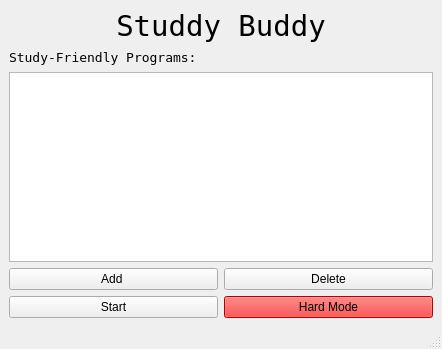
<?xml version="1.0" encoding="UTF-8"?>
<ui version="4.0">
 <class>MainWindow</class>
 <widget class="QMainWindow" name="MainWindow">
  <property name="geometry">
   <rect>
    <x>0</x>
    <y>0</y>
    <width>442</width>
    <height>349</height>
   </rect>
  </property>
  <property name="windowTitle">
   <string>Studdy Buddy</string>
  </property>
  <widget class="QWidget" name="centralwidget">
   <layout class="QGridLayout" name="gridLayout">
    <item row="0" column="0">
     <widget class="QLabel" name="title">
      <property name="font">
       <font>
        <family>Bitstream Vera Sans Mono</family>
        <pointsize>22</pointsize>
       </font>
      </property>
      <property name="layoutDirection">
       <enum>Qt::LeftToRight</enum>
      </property>
      <property name="text">
       <string>Studdy Buddy</string>
      </property>
      <property name="alignment">
       <set>Qt::AlignCenter</set>
      </property>
     </widget>
    </item>
    <item row="1" column="0">
     <widget class="QLabel" name="ProgramListTitle">
      <property name="font">
       <font>
        <family>Bitstream Vera Sans Mono</family>
        <pointsize>10</pointsize>
       </font>
      </property>
      <property name="text">
       <string>Study-Friendly Programs:</string>
      </property>
     </widget>
    </item>
    <item row="2" column="0">
     <widget class="QListWidget" name="ProgramList"/>
    </item>
    <item row="3" column="0">
     <layout class="QVBoxLayout" name="verticalLayout">
      <item>
       <layout class="QHBoxLayout" name="horizontalLayout_2">
        <item>
         <widget class="QPushButton" name="AddProgram">
          <property name="sizePolicy">
           <sizepolicy hsizetype="Minimum" vsizetype="Fixed">
            <horstretch>0</horstretch>
            <verstretch>0</verstretch>
           </sizepolicy>
          </property>
          <property name="layoutDirection">
           <enum>Qt::RightToLeft</enum>
          </property>
          <property name="text">
           <string>Add </string>
          </property>
         </widget>
        </item>
        <item>
         <widget class="QPushButton" name="DeleteProgram">
          <property name="sizePolicy">
           <sizepolicy hsizetype="Minimum" vsizetype="Fixed">
            <horstretch>0</horstretch>
            <verstretch>0</verstretch>
           </sizepolicy>
          </property>
          <property name="layoutDirection">
           <enum>Qt::RightToLeft</enum>
          </property>
          <property name="text">
           <string>Delete</string>
          </property>
         </widget>
        </item>
       </layout>
      </item>
      <item>
       <layout class="QHBoxLayout" name="horizontalLayout">
        <item>
         <widget class="QPushButton" name="StartButton">
          <property name="text">
           <string>Start</string>
          </property>
         </widget>
        </item>
        <item>
         <widget class="QPushButton" name="HardButton">
          <property name="autoFillBackground">
           <bool>false</bool>
          </property>
          <property name="styleSheet">
           <string notr="true">background-color: rgb(255, 0, 0);</string>
          </property>
          <property name="text">
           <string>Hard Mode</string>
          </property>
         </widget>
        </item>
       </layout>
      </item>
     </layout>
    </item>
   </layout>
  </widget>
  <widget class="QMenuBar" name="menubar">
   <property name="geometry">
    <rect>
     <x>0</x>
     <y>0</y>
     <width>442</width>
     <height>20</height>
    </rect>
   </property>
  </widget>
  <widget class="QStatusBar" name="statusbar"/>
 </widget>
 <resources/>
 <connections/>
</ui>
